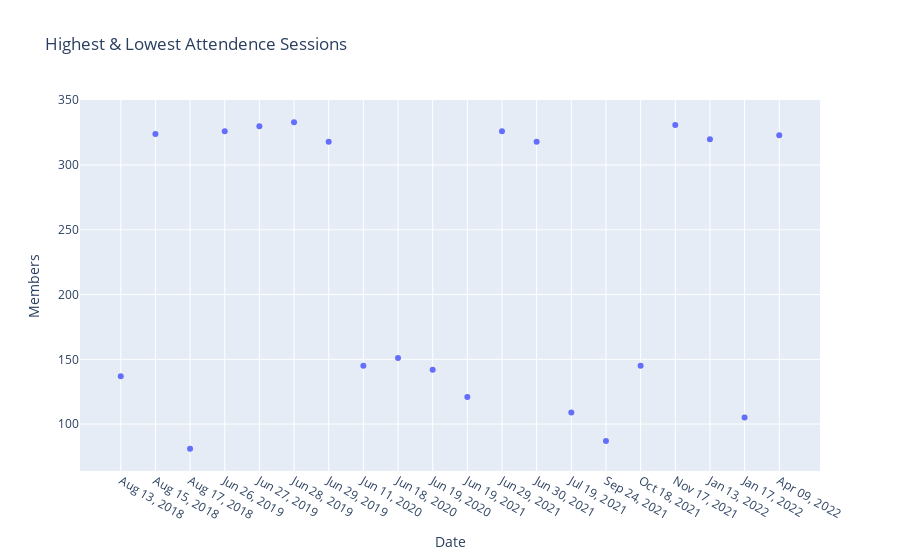

The notebook cell this image was saved under:
### Code cell
fig = px.scatter(highest_lowest, x="Date", y="Members",title='Highest & Lowest Attendence Sessions')
fig.show()

### Figure 1 — Plotly figure (JSON) as saved in the notebook; plotly's stock layout.template omitted (floating-point values rounded to 4 significant figures)
{"data": [{"hovertemplate": "Date=%{x}<br>Members=%{y}<extra></extra>", "legendgroup": "", "marker": {"color": "#636efa", "symbol": "circle"}, "mode": "markers", "name": "", "orientation": "v", "showlegend": false, "type": "scatter", "x": ["Aug 13, 2018", "Aug 15, 2018", "Aug 17, 2018", "Jun 26, 2019", "Jun 27, 2019", "Jun 28, 2019", "Jun 29, 2019", "Jun 11, 2020", "Jun 18, 2020", "Jun 19, 2020", "Jun 19, 2021", "Jun 29, 2021", "Jun 30, 2021", "Jul 19, 2021", "Sep 24, 2021", "Oct 18, 2021", "Nov 17, 2021", "Jan 13, 2022", "Jan 17, 2022", "Apr 09, 2022"], "xaxis": "x", "y": [137, 324, 81, 326, 330, 333, 318, 145, 151, 142, 121, 326, 318, 109, 87, 145, 331, 320, 105, 323], "yaxis": "y"}], "layout": {"legend": {"tracegroupgap": 0}, "title": {"text": "Highest & Lowest Attendence Sessions"}, "xaxis": {"anchor": "y", "domain": [0, 1], "title": {"text": "Date"}}, "yaxis": {"anchor": "x", "domain": [0, 1], "title": {"text": "Members"}}}}
